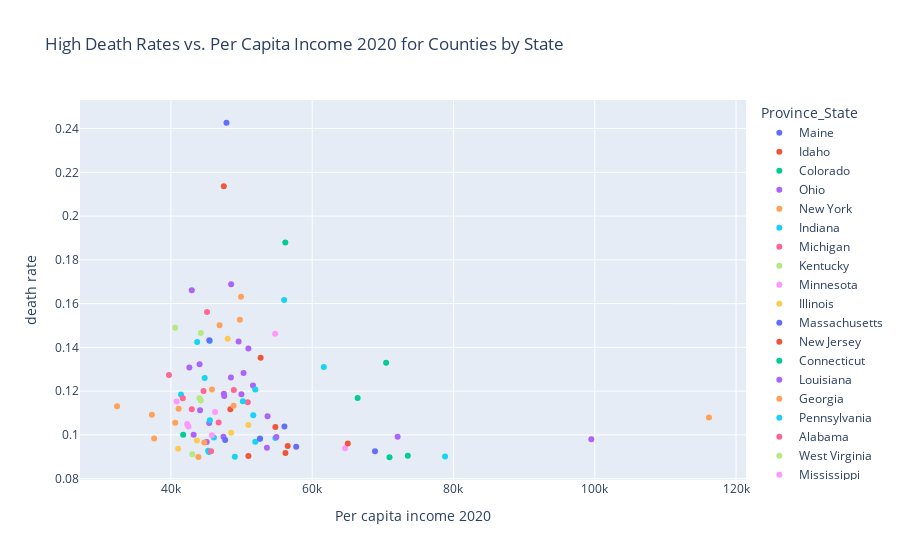

The code cell stored with this chart in its notebook:
### Markdown cell above
Scatter Plot of Per Capita Income for Counties with High Death Rates

### Code cell
import matplotlib.pyplot as plt


px.scatter(high_death_rates, 
                 x='Per capita income 2020', 
                 y='death rate', 
                 color='Province_State', 
                 title='High Death Rates vs. Per Capita Income 2020 for Counties by State')

### Figure 1 — Plotly figure (JSON) as saved in the notebook; plotly's stock layout.template omitted (floating-point values rounded to 4 significant figures)
{"data": [{"hovertemplate": "Province_State=Maine<br>Per capita income 2020=%{x}<br>death rate=%{y}<extra></extra>", "legendgroup": "Maine", "marker": {"color": "#636efa", "symbol": "circle"}, "mode": "markers", "name": "Maine", "orientation": "v", "showlegend": true, "type": "scatter", "x": [47866], "xaxis": "x", "y": [0.2427], "yaxis": "y"}, {"hovertemplate": "Province_State=Idaho<br>Per capita income 2020=%{x}<br>death rate=%{y}<extra></extra>", "legendgroup": "Idaho", "marker": {"color": "#EF553B", "symbol": "circle"}, "mode": "markers", "name": "Idaho", "orientation": "v", "showlegend": true, "type": "scatter", "x": [47492], "xaxis": "x", "y": [0.2136], "yaxis": "y"}, {"hovertemplate": "Province_State=Colorado<br>Per capita income 2020=%{x}<br>death rate=%{y}<extra></extra>", "legendgroup": "Colorado", "marker": {"color": "#00cc96", "symbol": "circle"}, "mode": "markers", "name": "Colorado", "orientation": "v", "showlegend": true, "type": "scatter", "x": [56194, 73540], "xaxis": "x", "y": [0.1879, 0.09045], "yaxis": "y"}, {"hovertemplate": "Province_State=Ohio<br>Per capita income 2020=%{x}<br>death rate=%{y}<extra></extra>", "legendgroup": "Ohio", "marker": {"color": "#ab63fa", "symbol": "circle"}, "mode": "markers", "name": "Ohio", "orientation": "v", "showlegend": true, "type": "scatter", "x": [48530.0, 42960.0, 49584, 50970.0, 44061, 50280.0, 48500.0, 47491, 49990.0, 47551, 53680.0, 45422, 43214, 47440.0, 72092, 99517], "xaxis": "x", "y": [0.1688, 0.1662, 0.1426, 0.1395, 0.1323, 0.1284, 0.1262, 0.1188, 0.1186, 0.1178, 0.1085, 0.1055, 0.1001, 0.09915, 0.09912, 0.09802], "yaxis": "y"}, {"hovertemplate": "Province_State=New York<br>Per capita income 2020=%{x}<br>death rate=%{y}<extra></extra>", "legendgroup": "New York", "marker": {"color": "#FFA15A", "symbol": "circle"}, "mode": "markers", "name": "New York", "orientation": "v", "showlegend": true, "type": "scatter", "x": [49920.0, 49760.0, 46891, 116165], "xaxis": "x", "y": [0.1631, 0.1526, 0.1501, 0.108], "yaxis": "y"}, {"hovertemplate": "Province_State=Indiana<br>Per capita income 2020=%{x}<br>death rate=%{y}<extra></extra>", "legendgroup": "Indiana", "marker": {"color": "#19d3f3", "symbol": "circle"}, "mode": "markers", "name": "Indiana", "orientation": "v", "showlegend": true, "type": "scatter", "x": [56029, 45500.0, 43720.0, 61644, 44780.0, 41430.0, 45520.0, 46080.0, 54790.0, 52630.0, 51945, 45270.0, 45380.0], "xaxis": "x", "y": [0.1617, 0.1429, 0.1425, 0.131, 0.126, 0.1184, 0.1067, 0.09883, 0.09857, 0.09836, 0.09684, 0.09282, 0.09225], "yaxis": "y"}, {"hovertemplate": "Province_State=Michigan<br>Per capita income 2020=%{x}<br>death rate=%{y}<extra></extra>", "legendgroup": "Michigan", "marker": {"color": "#FF6692", "symbol": "circle"}, "mode": "markers", "name": "Michigan", "orientation": "v", "showlegend": true, "type": "scatter", "x": [45120.0, 39728, 48910, 41683, 50883, 42960.0, 46760.0, 45686], "xaxis": "x", "y": [0.1561, 0.1274, 0.1206, 0.1168, 0.1149, 0.1117, 0.1056, 0.09259], "yaxis": "y"}, {"hovertemplate": "Province_State=Kentucky<br>Per capita income 2020=%{x}<br>death rate=%{y}<extra></extra>", "legendgroup": "Kentucky", "marker": {"color": "#B6E880", "symbol": "circle"}, "mode": "markers", "name": "Kentucky", "orientation": "v", "showlegend": true, "type": "scatter", "x": [40600.0, 44240.0, 44061, 43031], "xaxis": "x", "y": [0.1489, 0.1466, 0.1168, 0.09118], "yaxis": "y"}, {"hovertemplate": "Province_State=Minnesota<br>Per capita income 2020=%{x}<br>death rate=%{y}<extra></extra>", "legendgroup": "Minnesota", "marker": {"color": "#FF97FF", "symbol": "circle"}, "mode": "markers", "name": "Minnesota", "orientation": "v", "showlegend": true, "type": "scatter", "x": [54757, 64650.0], "xaxis": "x", "y": [0.1463, 0.09395], "yaxis": "y"}, {"hovertemplate": "Province_State=Illinois<br>Per capita income 2020=%{x}<br>death rate=%{y}<extra></extra>", "legendgroup": "Illinois", "marker": {"color": "#FECB52", "symbol": "circle"}, "mode": "markers", "name": "Illinois", "orientation": "v", "showlegend": true, "type": "scatter", "x": [48040.0, 48530.0, 41022], "xaxis": "x", "y": [0.1439, 0.101, 0.09371], "yaxis": "y"}, {"hovertemplate": "Province_State=Massachusetts<br>Per capita income 2020=%{x}<br>death rate=%{y}<extra></extra>", "legendgroup": "Massachusetts", "marker": {"color": "#636efa", "symbol": "circle"}, "mode": "markers", "name": "Massachusetts", "orientation": "v", "showlegend": true, "type": "scatter", "x": [45440.0, 52604, 57736, 68893], "xaxis": "x", "y": [0.1433, 0.09825, 0.09464, 0.09249], "yaxis": "y"}, {"hovertemplate": "Province_State=New Jersey<br>Per capita income 2020=%{x}<br>death rate=%{y}<extra></extra>", "legendgroup": "New Jersey", "marker": {"color": "#EF553B", "symbol": "circle"}, "mode": "markers", "name": "New Jersey", "orientation": "v", "showlegend": true, "type": "scatter", "x": [52703, 48420.0, 65047, 56530.0, 56220.0], "xaxis": "x", "y": [0.1353, 0.1117, 0.09606, 0.09489, 0.09173], "yaxis": "y"}, {"hovertemplate": "Province_State=Connecticut<br>Per capita income 2020=%{x}<br>death rate=%{y}<extra></extra>", "legendgroup": "Connecticut", "marker": {"color": "#00cc96", "symbol": "circle"}, "mode": "markers", "name": "Connecticut", "orientation": "v", "showlegend": true, "type": "scatter", "x": [70467, 66436, 70947], "xaxis": "x", "y": [0.1329, 0.1169, 0.0898], "yaxis": "y"}, {"hovertemplate": "Province_State=Louisiana<br>Per capita income 2020=%{x}<br>death rate=%{y}<extra></extra>", "legendgroup": "Louisiana", "marker": {"color": "#ab63fa", "symbol": "circle"}, "mode": "markers", "name": "Louisiana", "orientation": "v", "showlegend": true, "type": "scatter", "x": [42610, 51626, 44128, 45077, 53594], "xaxis": "x", "y": [0.1309, 0.1226, 0.1113, 0.09679, 0.09413], "yaxis": "y"}, {"hovertemplate": "Province_State=Georgia<br>Per capita income 2020=%{x}<br>death rate=%{y}<extra></extra>", "legendgroup": "Georgia", "marker": {"color": "#FFA15A", "symbol": "circle"}, "mode": "markers", "name": "Georgia", "orientation": "v", "showlegend": true, "type": "scatter", "x": [45810.0, 48880.0, 32380.0, 41090.0, 37311, 40613, 37629, 44730.0], "xaxis": "x", "y": [0.1208, 0.1133, 0.1131, 0.112, 0.1092, 0.1055, 0.0984, 0.09649], "yaxis": "y"}, {"hovertemplate": "Province_State=Pennsylvania<br>Per capita income 2020=%{x}<br>death rate=%{y}<extra></extra>", "legendgroup": "Pennsylvania", "marker": {"color": "#19d3f3", "symbol": "circle"}, "mode": "markers", "name": "Pennsylvania", "orientation": "v", "showlegend": true, "type": "scatter", "x": [51951, 50180.0, 51659, 78810, 49050.0], "xaxis": "x", "y": [0.1208, 0.1154, 0.109, 0.09011, 0.09006], "yaxis": "y"}, {"hovertemplate": "Province_State=Alabama<br>Per capita income 2020=%{x}<br>death rate=%{y}<extra></extra>", "legendgroup": "Alabama", "marker": {"color": "#FF6692", "symbol": "circle"}, "mode": "markers", "name": "Alabama", "orientation": "v", "showlegend": true, "type": "scatter", "x": [44621], "xaxis": "x", "y": [0.12], "yaxis": "y"}, {"hovertemplate": "Province_State=West Virginia<br>Per capita income 2020=%{x}<br>death rate=%{y}<extra></extra>", "legendgroup": "West Virginia", "marker": {"color": "#B6E880", "symbol": "circle"}, "mode": "markers", "name": "West Virginia", "orientation": "v", "showlegend": true, "type": "scatter", "x": [44240.0], "xaxis": "x", "y": [0.1158], "yaxis": "y"}, {"hovertemplate": "Province_State=Mississippi<br>Per capita income 2020=%{x}<br>death rate=%{y}<extra></extra>", "legendgroup": "Mississippi", "marker": {"color": "#FF97FF", "symbol": "circle"}, "mode": "markers", "name": "Mississippi", "orientation": "v", "showlegend": true, "type": "scatter", "x": [40812, 46260.0, 42307, 42488, 45810.0], "xaxis": "x", "y": [0.1153, 0.1105, 0.105, 0.1039, 0.09986], "yaxis": "y"}, {"hovertemplate": "Province_State=Texas<br>Per capita income 2020=%{x}<br>death rate=%{y}<extra></extra>", "legendgroup": "Texas", "marker": {"color": "#FECB52", "symbol": "circle"}, "mode": "markers", "name": "Texas", "orientation": "v", "showlegend": true, "type": "scatter", "x": [50970.0, 43678], "xaxis": "x", "y": [0.1045, 0.09741], "yaxis": "y"}, {"hovertemplate": "Province_State=Maryland<br>Per capita income 2020=%{x}<br>death rate=%{y}<extra></extra>", "legendgroup": "Maryland", "marker": {"color": "#636efa", "symbol": "circle"}, "mode": "markers", "name": "Maryland", "orientation": "v", "showlegend": true, "type": "scatter", "x": [56070.0, 47690.0], "xaxis": "x", "y": [0.1039, 0.09767], "yaxis": "y"}, {"hovertemplate": "Province_State=Oklahoma<br>Per capita income 2020=%{x}<br>death rate=%{y}<extra></extra>", "legendgroup": "Oklahoma", "marker": {"color": "#EF553B", "symbol": "circle"}, "mode": "markers", "name": "Oklahoma", "orientation": "v", "showlegend": true, "type": "scatter", "x": [54790.0, 50970.0], "xaxis": "x", "y": [0.1036, 0.09038], "yaxis": "y"}, {"hovertemplate": "Province_State=South Carolina<br>Per capita income 2020=%{x}<br>death rate=%{y}<extra></extra>", "legendgroup": "South Carolina", "marker": {"color": "#00cc96", "symbol": "circle"}, "mode": "markers", "name": "South Carolina", "orientation": "v", "showlegend": true, "type": "scatter", "x": [41738], "xaxis": "x", "y": [0.1], "yaxis": "y"}, {"hovertemplate": "Province_State=Virginia<br>Per capita income 2020=%{x}<br>death rate=%{y}<extra></extra>", "legendgroup": "Virginia", "marker": {"color": "#ab63fa", "symbol": "circle"}, "mode": "markers", "name": "Virginia", "orientation": "v", "showlegend": true, "type": "scatter", "x": [54940.0], "xaxis": "x", "y": [0.09903], "yaxis": "y"}, {"hovertemplate": "Province_State=Florida<br>Per capita income 2020=%{x}<br>death rate=%{y}<extra></extra>", "legendgroup": "Florida", "marker": {"color": "#FFA15A", "symbol": "circle"}, "mode": "markers", "name": "Florida", "orientation": "v", "showlegend": true, "type": "scatter", "x": [43890.0], "xaxis": "x", "y": [0.08988], "yaxis": "y"}], "layout": {"legend": {"title": {"text": "Province_State"}, "tracegroupgap": 0}, "title": {"text": "High Death Rates vs. Per Capita Income 2020 for Counties by State"}, "xaxis": {"anchor": "y", "domain": [0, 1], "title": {"text": "Per capita income 2020"}}, "yaxis": {"anchor": "x", "domain": [0, 1], "title": {"text": "death rate"}}}}
